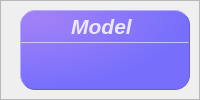
                 <widget class="QFrame" name="frame_9">
                  <property name="frameShape">
                   <enum>QFrame::Shape::StyledPanel</enum>
                  </property>
                  <property name="frameShadow">
                   <enum>QFrame::Shadow::Raised</enum>
                  </property>
                  <layout class="QHBoxLayout" name="horizontalLayout_25">
                   <property name="spacing">
                    <number>6</number>
                   </property>
                   <property name="leftMargin">
                    <number>0</number>
                   </property>
                   <property name="topMargin">
                    <number>9</number>
                   </property>
                   <property name="rightMargin">
                    <number>9</number>
                   </property>
                   <property name="bottomMargin">
                    <number>9</number>
                   </property>
                   <item>
                    <widget class="QLabel" name="modelLabel">
                     <property name="maximumSize">
                      <size>
                       <width>80</width>
                       <height>80</height>
                      </size>
                     </property>
                     <property name="text">
                      <string/>
                     </property>
                     <property name="pixmap">
                      <pixmap resource="YOLOSHOWUI.qrc">:/statusbar/images/newsize/modelBar.png</pixmap>
                     </property>
                     <property name="alignment">
                      <set>Qt::AlignmentFlag::AlignCenter</set>
                     </property>
                    </widget>
                   </item>
                   <item>
                    <widget class="QFrame" name="Model_QF">
                     <property name="minimumSize">
                      <size>
                       <width>170</width>
                       <height>80</height>
                      </size>
                     </property>
                     <property name="maximumSize">
                      <size>
                       <width>170</width>
                       <height>80</height>
                      </size>
                     </property>
                     <property name="toolTipDuration">
                      <number>0</number>
                     </property>
                     <property name="styleSheet">
                      <string notr="true">QFrame#Model_QF{
color: rgb(255, 255, 255);
border-radius: 15px;
background-color: qradialgradient(cx:0, cy:0, radius:1, fx:0.1, fy:0.1, stop:0 rgb(162, 129, 247),  stop:1 rgb(119, 111, 252));
border: 1px outset rgb(98, 91, 213);
}
</string>
                     </property>
                     <property name="frameShape">
                      <enum>QFrame::Shape::StyledPanel</enum>
                     </property>
                     <property name="frameShadow">
                      <enum>QFrame::Shadow::Raised</enum>
                     </property>
                     <layout class="QVBoxLayout" name="verticalLayout_13" stretch="0,2,1">
                      <property name="spacing">
                       <number>0</number>
                      </property>
                      <property name="leftMargin">
                       <number>0</number>
                      </property>
                      <property name="topMargin">
                       <number>0</number>
                      </property>
                      <property name="rightMargin">
                       <number>0</number>
                      </property>
                      <property name="bottomMargin">
                       <number>0</number>
                      </property>
                      <item>
                       <widget class="QFrame" name="Model_top">
                        <property name="styleSheet">
                         <string notr="true">border:none</string>
                        </property>
                        <property name="frameShape">
                         <enum>QFrame::Shape::StyledPanel</enum>
                        </property>
                        <property name="frameShadow">
                         <enum>QFrame::Shadow::Raised</enum>
                        </property>
                        <layout class="QHBoxLayout" name="horizontalLayout_13">
                         <property name="spacing">
                          <number>0</number>
                         </property>
                         <property name="leftMargin">
                          <number>0</number>
                         </property>
                         <property name="topMargin">
                          <number>3</number>
                         </property>
                         <property name="rightMargin">
                          <number>7</number>
                         </property>
                         <property name="bottomMargin">
                          <number>3</number>
                         </property>
                         <item>
                          <widget class="QLabel" name="label_8">
                           <property name="maximumSize">
                            <size>
                             <width>16777215</width>
                             <height>30</height>
                            </size>
                           </property>
                           <property name="font">
                            <font>
                             <family>Segoe UI</family>
                             <pointsize>16</pointsize>
                             <italic>true</italic>
                             <bold>true</bold>
                            </font>
                           </property>
                           <property name="styleSheet">
                            <string notr="true">color: rgba(255, 255,255, 210);
text-align:center;
font: 700 italic 16pt &quot;Segoe UI&quot;;</string>
                           </property>
                           <property name="midLineWidth">
                            <number>-1</number>
                           </property>
                           <property name="text">
                            <string>Model</string>
                           </property>
                           <property name="alignment">
                            <set>Qt::AlignmentFlag::AlignCenter</set>
                           </property>
                           <property name="wordWrap">
                            <bool>false</bool>
                           </property>
                           <property name="indent">
                            <number>0</number>
                           </property>
                          </widget>
                         </item>
                        </layout>
                       </widget>
                      </item>
                      <item>
                       <widget class="Line" name="line_5">
                        <property name="maximumSize">
                         <size>
                          <width>16777215</width>
                          <height>1</height>
                         </size>
                        </property>
                        <property name="styleSheet">
                         <string notr="true">background-color: rgba(255, 255, 255, 89);</string>
                        </property>
                        <property name="orientation">
                         <enum>Qt::Orientation::Horizontal</enum>
                        </property>
                       </widget>
                      </item>
                      <item>
                       <widget class="QFrame" name="Model_bottom">
                        <property name="styleSheet">
                         <string notr="true">border:none</string>
                        </property>
                        <property name="frameShape">
                         <enum>QFrame::Shape::StyledPanel</enum>
                        </property>
                        <property name="frameShadow">
                         <enum>QFrame::Shadow::Raised</enum>
                        </property>
                        <layout class="QVBoxLayout" name="verticalLayout_14">
                         <property name="spacing">
                          <number>0</number>
                         </property>
                         <property name="leftMargin">
                          <number>0</number>
                         </property>
                         <property name="topMargin">
                          <number>6</number>
                         </property>
                         <property name="rightMargin">
                          <number>0</number>
                         </property>
                         <property name="bottomMargin">
                          <number>6</number>
                         </property>
                         <item alignment="Qt::AlignmentFlag::AlignTop">
                          <widget class="QLabel" name="Model_label">
                           <property name="minimumSize">
                            <size>
                             <width>0</width>
                             <height>30</height>
                            </size>
                           </property>
                           <property name="maximumSize">
                            <size>
                             <width>16777215</width>
                             <height>30</height>
                            </size>
                           </property>
                           <property name="font">
                            <font>
                             <family>Microsoft YaHei UI</family>
                             <pointsize>15</pointsize>
                             <italic>false</italic>
                             <bold>false</bold>
                             <underline>false</underline>
                            </font>
                           </property>
                           <property name="styleSheet">
                            <string notr="true">color: rgb(255, 255, 255);
font: 15pt &quot;Microsoft YaHei UI&quot;;
</string>
                           </property>
                           <property name="text">
                            <string/>
                           </property>
                           <property name="alignment">
                            <set>Qt::AlignmentFlag::AlignCenter</set>
                           </property>
                          </widget>
                         </item>
                        </layout>
                       </widget>
                      </item>
                     </layout>
                    </widget>
                   </item>
                  </layout>
                 </widget>
